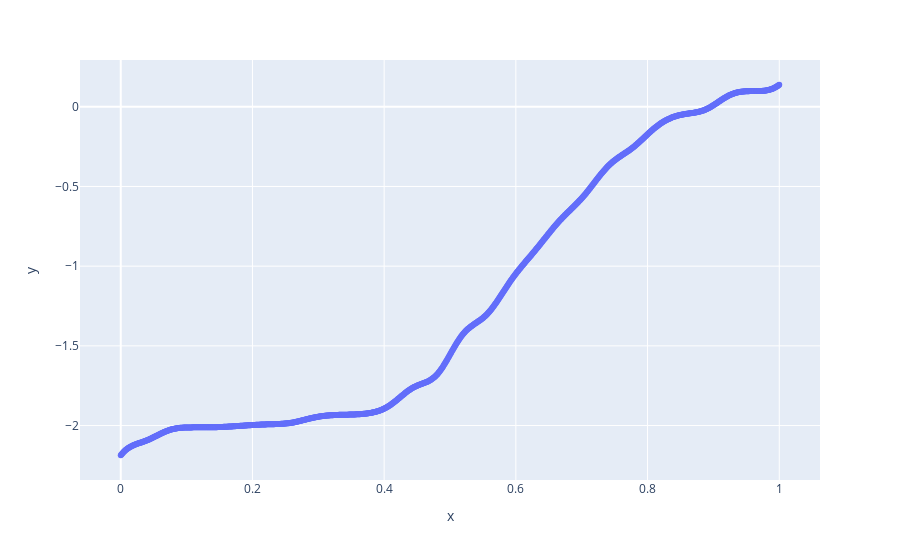

Source (notebook cell):
### Code cell
px.scatter(x=xx, y=y_pred)

### Figure 1 — Plotly figure (JSON) as saved in the notebook; plotly's stock layout.template omitted (floating-point values rounded to 4 significant figures; data arrays with more than 128 entries replaced by an {"elided": "..."} marker saying what was removed)
{"data": [{"hovertemplate": "x=%{x}<br>y=%{y}<extra></extra>", "legendgroup": "", "marker": {"color": "#636efa", "symbol": "circle"}, "mode": "markers", "name": "", "orientation": "v", "showlegend": false, "type": "scatter", "x": {"elided": "1000 float values"}, "xaxis": "x", "y": {"elided": "1000 float values"}, "yaxis": "y"}], "layout": {"autosize": true, "legend": {"tracegroupgap": 0}, "margin": {"t": 60}, "xaxis": {"anchor": "y", "autorange": true, "domain": [0, 1], "range": [-0.05955, 1.06], "title": {"text": "x"}, "type": "linear"}, "yaxis": {"anchor": "x", "autorange": true, "domain": [0, 1], "range": [-2.351, 0.303], "title": {"text": "y"}, "type": "linear"}}}
